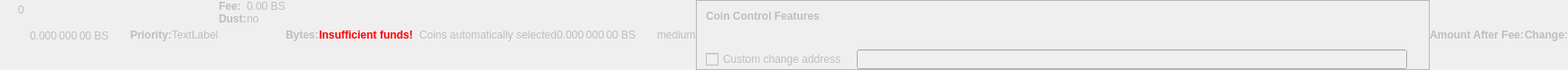
    <widget class="QWidget" name="dummyHideWidget" native="true">
     <property name="enabled">
      <bool>false</bool>
     </property>
     <property name="maximumSize">
      <size>
       <width>100</width>
       <height>22</height>
      </size>
     </property>
     <layout class="QHBoxLayout" name="dummyHideLayout">
      <property name="spacing">
       <number>0</number>
      </property>
      <property name="leftMargin">
       <number>0</number>
      </property>
      <property name="topMargin">
       <number>0</number>
      </property>
      <property name="rightMargin">
       <number>0</number>
      </property>
      <property name="bottomMargin">
       <number>0</number>
      </property>
      <item>
       <layout class="QFormLayout" name="formLayoutCoinControl1">
        <property name="horizontalSpacing">
         <number>10</number>
        </property>
        <property name="verticalSpacing">
         <number>14</number>
        </property>
        <property name="leftMargin">
         <number>10</number>
        </property>
        <property name="topMargin">
         <number>4</number>
        </property>
        <property name="rightMargin">
         <number>6</number>
        </property>
        <item row="0" column="1">
         <widget class="QLabel" name="labelCoinControlBytes">
          <property name="cursor">
           <cursorShape>IBeamCursor</cursorShape>
          </property>
          <property name="contextMenuPolicy">
           <enum>Qt::ActionsContextMenu</enum>
          </property>
          <property name="text">
           <string notr="true">0</string>
          </property>
          <property name="textInteractionFlags">
           <set>Qt::LinksAccessibleByMouse|Qt::TextSelectableByKeyboard|Qt::TextSelectableByMouse</set>
          </property>
         </widget>
        </item>
       </layout>
      </item>
      <item>
       <widget class="QLabel" name="labelCoinControlAfterFee">
        <property name="enabled">
         <bool>false</bool>
        </property>
        <property name="sizePolicy">
         <sizepolicy hsizetype="Fixed" vsizetype="Fixed">
          <horstretch>0</horstretch>
          <verstretch>0</verstretch>
         </sizepolicy>
        </property>
        <property name="minimumSize">
         <size>
          <width>111</width>
          <height>12</height>
         </size>
        </property>
        <property name="maximumSize">
         <size>
          <width>111</width>
          <height>12</height>
         </size>
        </property>
        <property name="cursor">
         <cursorShape>IBeamCursor</cursorShape>
        </property>
        <property name="contextMenuPolicy">
         <enum>Qt::ActionsContextMenu</enum>
        </property>
        <property name="text">
         <string notr="true">0.000 000 00 BS</string>
        </property>
        <property name="textInteractionFlags">
         <set>Qt::LinksAccessibleByMouse|Qt::TextSelectableByKeyboard|Qt::TextSelectableByMouse</set>
        </property>
       </widget>
      </item>
      <item>
       <widget class="QLabel" name="labelCoinControlPriorityText">
        <property name="enabled">
         <bool>false</bool>
        </property>
        <property name="font">
         <font>
          <weight>75</weight>
          <bold>true</bold>
         </font>
        </property>
        <property name="text">
         <string>Priority:</string>
        </property>
       </widget>
      </item>
      <item>
       <layout class="QHBoxLayout" name="horizontalLayout">
        <item>
         <widget class="QLabel" name="WarningLabel">
          <property name="text">
           <string>TextLabel</string>
          </property>
         </widget>
        </item>
       </layout>
      </item>
      <item>
       <layout class="QFormLayout" name="formLayoutCoinControl3">
        <property name="horizontalSpacing">
         <number>0</number>
        </property>
        <property name="verticalSpacing">
         <number>0</number>
        </property>
        <property name="leftMargin">
         <number>0</number>
        </property>
        <property name="topMargin">
         <number>0</number>
        </property>
        <property name="rightMargin">
         <number>0</number>
        </property>
        <item row="0" column="0">
         <widget class="QLabel" name="labelCoinControlFeeText">
          <property name="enabled">
           <bool>false</bool>
          </property>
          <property name="font">
           <font>
            <weight>75</weight>
            <bold>true</bold>
           </font>
          </property>
          <property name="text">
           <string>Fee:</string>
          </property>
          <property name="margin">
           <number>0</number>
          </property>
         </widget>
        </item>
        <item row="0" column="1">
         <widget class="QLabel" name="labelCoinControlFee">
          <property name="enabled">
           <bool>false</bool>
          </property>
          <property name="cursor">
           <cursorShape>IBeamCursor</cursorShape>
          </property>
          <property name="contextMenuPolicy">
           <enum>Qt::ActionsContextMenu</enum>
          </property>
          <property name="text">
           <string notr="true">0.00 BS</string>
          </property>
          <property name="textInteractionFlags">
           <set>Qt::LinksAccessibleByMouse|Qt::TextSelectableByKeyboard|Qt::TextSelectableByMouse</set>
          </property>
         </widget>
        </item>
        <item row="1" column="0">
         <widget class="QLabel" name="labelCoinControlLowOutputText">
          <property name="enabled">
           <bool>false</bool>
          </property>
          <property name="font">
           <font>
            <weight>75</weight>
            <bold>true</bold>
           </font>
          </property>
          <property name="text">
           <string>Dust:</string>
          </property>
         </widget>
        </item>
        <item row="1" column="1">
         <widget class="QLabel" name="labelCoinControlLowOutput">
          <property name="enabled">
           <bool>false</bool>
          </property>
          <property name="cursor">
           <cursorShape>IBeamCursor</cursorShape>
          </property>
          <property name="contextMenuPolicy">
           <enum>Qt::ActionsContextMenu</enum>
          </property>
          <property name="text">
           <string>no</string>
          </property>
          <property name="textInteractionFlags">
           <set>Qt::LinksAccessibleByMouse|Qt::TextSelectableByKeyboard|Qt::TextSelectableByMouse</set>
          </property>
         </widget>
        </item>
       </layout>
      </item>
      <item>
       <widget class="QLabel" name="labelCoinControlBytesText">
        <property name="enabled">
         <bool>false</bool>
        </property>
        <property name="font">
         <font>
          <weight>75</weight>
          <bold>true</bold>
         </font>
        </property>
        <property name="text">
         <string>Bytes:</string>
        </property>
       </widget>
      </item>
      <item>
       <layout class="QFormLayout" name="formLayoutCoinControl2">
        <property name="horizontalSpacing">
         <number>0</number>
        </property>
        <property name="verticalSpacing">
         <number>0</number>
        </property>
        <property name="leftMargin">
         <number>0</number>
        </property>
        <property name="topMargin">
         <number>0</number>
        </property>
        <property name="rightMargin">
         <number>0</number>
        </property>
       </layout>
      </item>
      <item>
       <layout class="QHBoxLayout" name="horizontalLayoutCoinControl2">
        <property name="spacing">
         <number>0</number>
        </property>
        <property name="bottomMargin">
         <number>0</number>
        </property>
       </layout>
      </item>
      <item>
       <widget class="QLabel" name="labelCoinControlInsuffFunds">
        <property name="enabled">
         <bool>false</bool>
        </property>
        <property name="minimumSize">
         <size>
          <width>0</width>
          <height>0</height>
         </size>
        </property>
        <property name="font">
         <font>
          <weight>75</weight>
          <bold>true</bold>
         </font>
        </property>
        <property name="styleSheet">
         <string notr="true">color:red;font-weight:bold;</string>
        </property>
        <property name="text">
         <string>Insufficient funds!</string>
        </property>
        <property name="margin">
         <number>5</number>
        </property>
       </widget>
      </item>
      <item>
       <layout class="QFormLayout" name="formLayoutCoinControl4">
        <property name="horizontalSpacing">
         <number>0</number>
        </property>
        <property name="verticalSpacing">
         <number>0</number>
        </property>
        <property name="leftMargin">
         <number>0</number>
        </property>
        <property name="topMargin">
         <number>0</number>
        </property>
        <property name="rightMargin">
         <number>0</number>
        </property>
       </layout>
      </item>
      <item>
       <widget class="QLabel" name="labelCoinControlChangeLabel">
        <property name="enabled">
         <bool>false</bool>
        </property>
        <property name="sizePolicy">
         <sizepolicy hsizetype="Preferred" vsizetype="Expanding">
          <horstretch>0</horstretch>
          <verstretch>0</verstretch>
         </sizepolicy>
        </property>
        <property name="minimumSize">
         <size>
          <width>0</width>
          <height>0</height>
         </size>
        </property>
        <property name="text">
         <string/>
        </property>
        <property name="margin">
         <number>3</number>
        </property>
       </widget>
      </item>
      <item>
       <widget class="QLabel" name="labelCoinControlAutomaticallySelected">
        <property name="enabled">
         <bool>false</bool>
        </property>
        <property name="sizePolicy">
         <sizepolicy hsizetype="Fixed" vsizetype="Fixed">
          <horstretch>0</horstretch>
          <verstretch>0</verstretch>
         </sizepolicy>
        </property>
        <property name="minimumSize">
         <size>
          <width>0</width>
          <height>0</height>
         </size>
        </property>
        <property name="maximumSize">
         <size>
          <width>240</width>
          <height>16777215</height>
         </size>
        </property>
        <property name="text">
         <string>Coins automatically selected</string>
        </property>
        <property name="margin">
         <number>5</number>
        </property>
       </widget>
      </item>
      <item>
       <widget class="QLabel" name="labelCoinControlChange">
        <property name="enabled">
         <bool>false</bool>
        </property>
        <property name="sizePolicy">
         <sizepolicy hsizetype="Fixed" vsizetype="Fixed">
          <horstretch>0</horstretch>
          <verstretch>0</verstretch>
         </sizepolicy>
        </property>
        <property name="minimumSize">
         <size>
          <width>111</width>
          <height>0</height>
         </size>
        </property>
        <property name="maximumSize">
         <size>
          <width>111</width>
          <height>16777215</height>
         </size>
        </property>
        <property name="cursor">
         <cursorShape>IBeamCursor</cursorShape>
        </property>
        <property name="contextMenuPolicy">
         <enum>Qt::ActionsContextMenu</enum>
        </property>
        <property name="text">
         <string notr="true">0.000 000 00 BS</string>
        </property>
        <property name="textInteractionFlags">
         <set>Qt::LinksAccessibleByMouse|Qt::TextSelectableByKeyboard|Qt::TextSelectableByMouse</set>
        </property>
       </widget>
      </item>
      <item>
       <widget class="QLabel" name="labelCoinControlPriority">
        <property name="enabled">
         <bool>false</bool>
        </property>
        <property name="cursor">
         <cursorShape>IBeamCursor</cursorShape>
        </property>
        <property name="contextMenuPolicy">
         <enum>Qt::ActionsContextMenu</enum>
        </property>
        <property name="text">
         <string>medium</string>
        </property>
        <property name="textInteractionFlags">
         <set>Qt::LinksAccessibleByMouse|Qt::TextSelectableByKeyboard|Qt::TextSelectableByMouse</set>
        </property>
       </widget>
      </item>
      <item>
       <widget class="QFrame" name="frameCoinControl">
        <property name="sizePolicy">
         <sizepolicy hsizetype="Expanding" vsizetype="Expanding">
          <horstretch>0</horstretch>
          <verstretch>0</verstretch>
         </sizepolicy>
        </property>
        <property name="maximumSize">
         <size>
          <width>16777215</width>
          <height>16777215</height>
         </size>
        </property>
        <property name="frameShape">
         <enum>QFrame::StyledPanel</enum>
        </property>
        <property name="frameShadow">
         <enum>QFrame::Sunken</enum>
        </property>
        <layout class="QVBoxLayout" name="verticalLayoutCoinControl2_2">
         <property name="spacing">
          <number>0</number>
         </property>
         <property name="leftMargin">
          <number>0</number>
         </property>
         <property name="topMargin">
          <number>0</number>
         </property>
         <property name="rightMargin">
          <number>0</number>
         </property>
         <property name="bottomMargin">
          <number>0</number>
         </property>
         <item>
          <layout class="QVBoxLayout" name="verticalLayoutCoinControl" stretch="0,0,0,1">
           <property name="spacing">
            <number>0</number>
           </property>
           <property name="leftMargin">
            <number>10</number>
           </property>
           <property name="topMargin">
            <number>10</number>
           </property>
           <item>
            <layout class="QHBoxLayout" name="horizontalLayoutCoinControl1">
             <property name="bottomMargin">
              <number>15</number>
             </property>
             <item>
              <widget class="QLabel" name="labelCoinControlFeatures">
               <property name="enabled">
                <bool>false</bool>
               </property>
               <property name="sizePolicy">
                <sizepolicy hsizetype="Preferred" vsizetype="Maximum">
                 <horstretch>0</horstretch>
                 <verstretch>0</verstretch>
                </sizepolicy>
               </property>
               <property name="font">
                <font>
                 <weight>75</weight>
                 <bold>true</bold>
                </font>
               </property>
               <property name="styleSheet">
                <string notr="true">font-weight:bold;</string>
               </property>
               <property name="text">
                <string>Coin Control Features</string>
               </property>
              </widget>
             </item>
            </layout>
           </item>
           <item>
            <widget class="QWidget" name="widgetCoinControl" native="true">
             <property name="sizePolicy">
              <sizepolicy hsizetype="Preferred" vsizetype="Preferred">
               <horstretch>0</horstretch>
               <verstretch>0</verstretch>
              </sizepolicy>
             </property>
             <property name="minimumSize">
              <size>
               <width>0</width>
               <height>0</height>
              </size>
             </property>
             <property name="styleSheet">
              <string notr="true"/>
             </property>
             <layout class="QHBoxLayout" name="horizontalLayoutCoinControl5_2">
              <property name="leftMargin">
               <number>0</number>
              </property>
              <property name="topMargin">
               <number>0</number>
              </property>
              <property name="rightMargin">
               <number>0</number>
              </property>
              <property name="bottomMargin">
               <number>0</number>
              </property>
              <item>
               <layout class="QHBoxLayout" name="horizontalLayoutCoinControl3">
                <property name="spacing">
                 <number>20</number>
                </property>
                <property name="topMargin">
                 <number>0</number>
                </property>
                <property name="bottomMargin">
                 <number>10</number>
                </property>
               </layout>
              </item>
             </layout>
            </widget>
           </item>
           <item>
            <layout class="QHBoxLayout" name="horizontalLayoutCoinControl4" stretch="0,0,0">
             <property name="spacing">
              <number>12</number>
             </property>
             <property name="sizeConstraint">
              <enum>QLayout::SetDefaultConstraint</enum>
             </property>
             <property name="topMargin">
              <number>5</number>
             </property>
             <property name="rightMargin">
              <number>5</number>
             </property>
             <item>
              <widget class="QCheckBox" name="checkBoxCoinControlChange">
               <property name="enabled">
                <bool>false</bool>
               </property>
               <property name="toolTip">
                <string>If this is activated, but the change address is empty or invalid, change will be sent to a newly generated address.</string>
               </property>
               <property name="text">
                <string>Custom change address</string>
               </property>
              </widget>
             </item>
             <item>
              <widget class="QValidatedLineEdit" name="lineEditCoinControlChange">
               <property name="enabled">
                <bool>false</bool>
               </property>
               <property name="sizePolicy">
                <sizepolicy hsizetype="Expanding" vsizetype="Fixed">
                 <horstretch>0</horstretch>
                 <verstretch>0</verstretch>
                </sizepolicy>
               </property>
              </widget>
             </item>
             <item>
              <widget class="QLabel" name="labelCoinControlChangeLabel_2">
               <property name="sizePolicy">
                <sizepolicy hsizetype="Preferred" vsizetype="Expanding">
                 <horstretch>0</horstretch>
                 <verstretch>0</verstretch>
                </sizepolicy>
               </property>
               <property name="minimumSize">
                <size>
                 <width>0</width>
                 <height>0</height>
                </size>
               </property>
               <property name="text">
                <string/>
               </property>
               <property name="margin">
                <number>3</number>
               </property>
              </widget>
             </item>
            </layout>
           </item>
           <item>
            <spacer name="verticalSpacerCoinControl">
             <property name="orientation">
              <enum>Qt::Vertical</enum>
             </property>
             <property name="sizeHint" stdset="0">
              <size>
               <width>800</width>
               <height>1</height>
              </size>
             </property>
            </spacer>
           </item>
          </layout>
         </item>
        </layout>
       </widget>
      </item>
      <item>
       <widget class="QLabel" name="labelCoinControlAfterFeeText">
        <property name="enabled">
         <bool>false</bool>
        </property>
        <property name="minimumSize">
         <size>
          <width>0</width>
          <height>0</height>
         </size>
        </property>
        <property name="maximumSize">
         <size>
          <width>16777215</width>
          <height>16777215</height>
         </size>
        </property>
        <property name="font">
         <font>
          <weight>75</weight>
          <bold>true</bold>
         </font>
        </property>
        <property name="text">
         <string>Amount After Fee:</string>
        </property>
        <property name="alignment">
         <set>Qt::AlignLeading|Qt::AlignLeft|Qt::AlignVCenter</set>
        </property>
        <property name="margin">
         <number>0</number>
        </property>
       </widget>
      </item>
      <item>
       <widget class="QLabel" name="labelCoinControlChangeText">
        <property name="enabled">
         <bool>false</bool>
        </property>
        <property name="sizePolicy">
         <sizepolicy hsizetype="Preferred" vsizetype="Preferred">
          <horstretch>0</horstretch>
          <verstretch>0</verstretch>
         </sizepolicy>
        </property>
        <property name="minimumSize">
         <size>
          <width>0</width>
          <height>0</height>
         </size>
        </property>
        <property name="maximumSize">
         <size>
          <width>16777215</width>
          <height>16777215</height>
         </size>
        </property>
        <property name="font">
         <font>
          <weight>75</weight>
          <bold>true</bold>
         </font>
        </property>
        <property name="text">
         <string>Change:</string>
        </property>
        <property name="alignment">
         <set>Qt::AlignLeading|Qt::AlignLeft|Qt::AlignVCenter</set>
        </property>
       </widget>
      </item>
     </layout>
    </widget>
